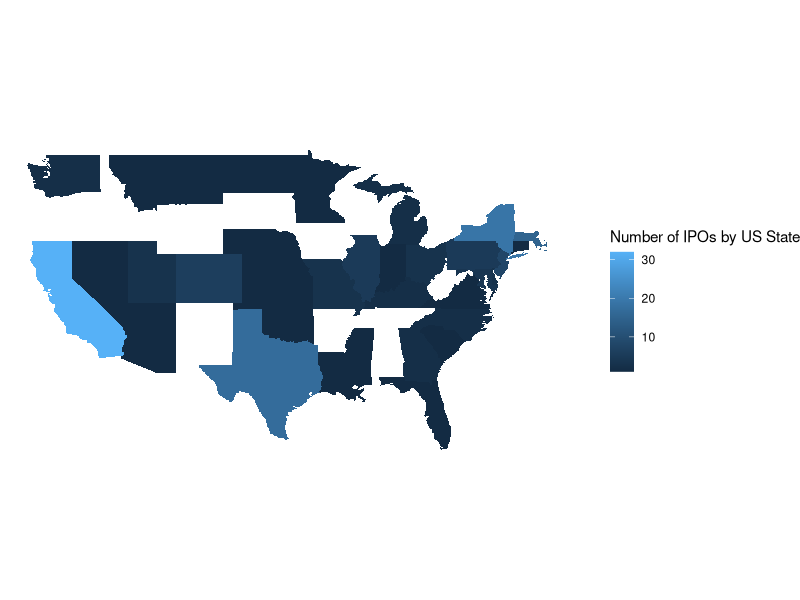

Source code (R):
## ---- chunk 1
knitr::opts_chunk$set(echo = TRUE, fig.align="center")
library(tidyverse)
## ---- chunk 2
IPO <- read_csv("IPOList.csv")

usa_states <- map_data(map = "state", region = ".") 

counted_stocks <- IPO %>%
  group_by(stateCountry)%>%
  summarise(tot_stocks = length(unique(Symbol)))

key <- data.frame(
  state_abbrev = c("AL", "AK", "AZ", "AR", "CA", "CO", "CT", "DE", "FL", "GA", "HI", "ID", "IL", "IN", "IA", "KS", "KY", "LA", "ME", "MD", "MA", "MI", "MN", "MS", "MO", "MT", "NE", "NV", "NH", "NJ", "NM", "NY", "NC", "ND", "OH", "OK", "OR", "PA", "RI", "SC", "SD", "TN", "TX", "UT", "VT", "VA", "WA", "WV", "WI", "WY"),
  
  state_fullname = c("Alabama", "Alaska", "Arizona", "Arkansas", "California", "Colorado", "Connecticut", "Delaware", "Florida", "Georgia", "Hawaii", "Idaho", "Illinois", "Indiana", "Iowa", "Kansas", "Kentucky", "Louisiana", "Maine", "Maryland", "Massachusetts", "Michigan", "Minnesota", "Mississippi", "Missouri", "Montana", "Nebraska", "Nevada", "New Hampshire", "New Jersey", "New Mexico", "New York", "North Carolina", "North Dakota", "Ohio", "Oklahoma", "Oregon", "Pennsylvania", "Rhode Island", "South Carolina", "South Dakota", "Tennessee", "Texas", "Utah", "Vermont", "Virginia", "Washington", "West Virginia", "Wisconsin", "Wyoming")
  
)

final_data <- left_join(counted_stocks, key, by = c("stateCountry" = "state_abbrev"))%>%
  mutate(state_fullname = tolower(state_fullname)) %>%
  left_join(usa_states, by = c("state_fullname" = "region"))



ggplot(final_data, aes(map_id = state_fullname)) +
  geom_map(aes(fill = tot_stocks), map = usa_states) +
  expand_limits(x = usa_states$long, y = usa_states$lat) + 
  theme_void() +
  coord_fixed(ratio = 1.3) +
  labs(fill = "Number of IPOs by US State")
